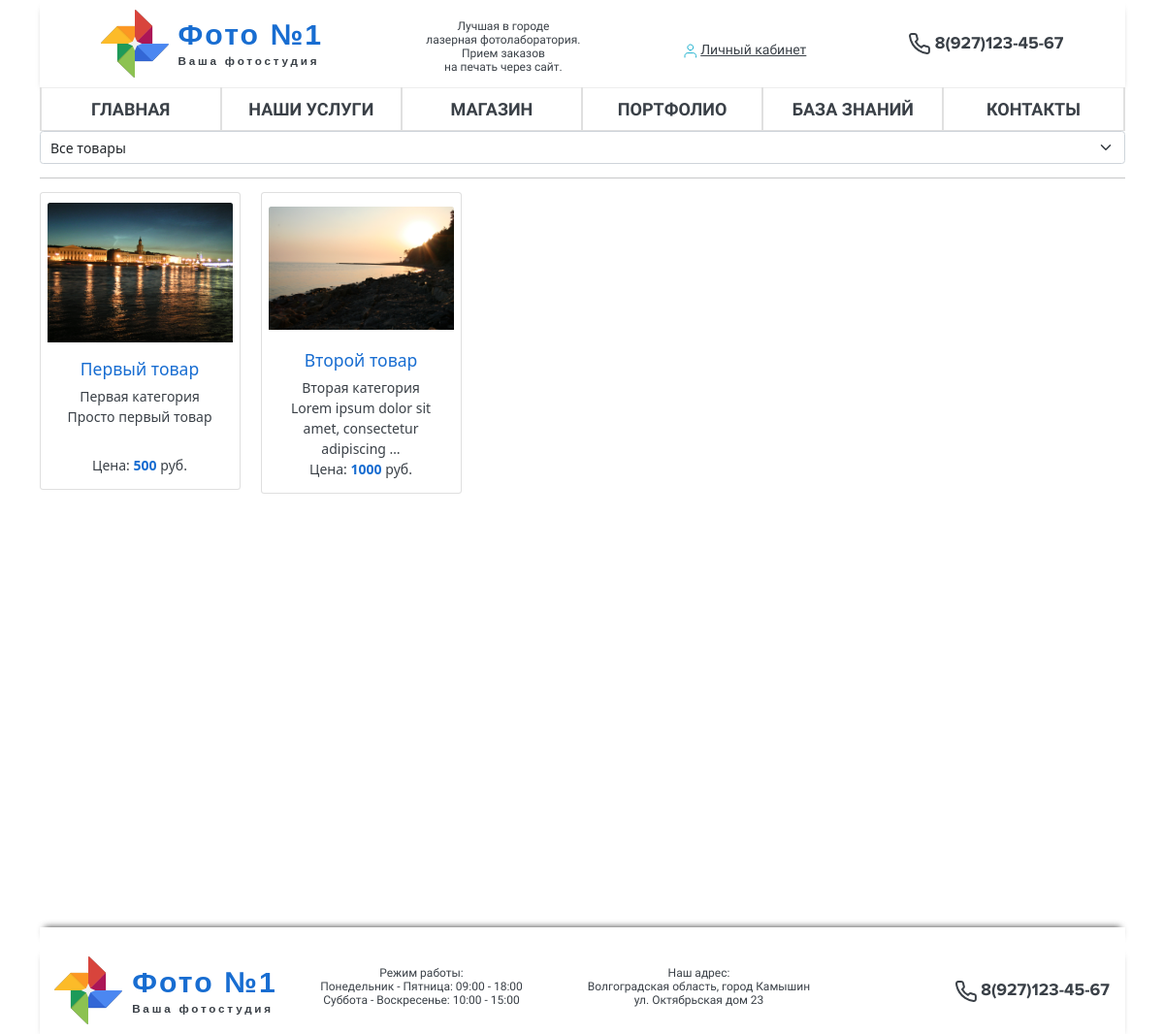
Page /shop/product/ on the committed database.
### shop/models.py (models this page shows, shortened)
class ShopCardPhotos(models.Model):
    show = models.ForeignKey(
        ShopCardModel, on_delete=models.CASCADE, related_name="shop_images"
    )
    photo = models.ImageField(
        verbose_name='Изображение товара', upload_to='shop-photos')

class ShopCardModel(models.Model):
    name = models.CharField(max_length=150, verbose_name='Наименование товара')
    description = models.CharField(
        max_length=1000, verbose_name='Описание товара', null=True, blank=True)
    category = models.CharField(
        max_length=100, verbose_name='Категория товара', null=False)
    price = models.PositiveBigIntegerField(
        blank=True, null=True, verbose_name='Цена')
    class Meta:
        verbose_name = 'Товар в магазине'
        verbose_name_plural = 'Товар в магазине'

### shop/views.py (the view)
# urls.py: path('product/', ProductsViewsList.as_view(), name='product'),
class ProductsViewsList(View):
    def get(self, request):
        cat = ShopCardModel.objects.all()
        products = ShopCardModel.objects.all()
        photos = []
        for i in products:
            photos.append(ShopCardPhotos.objects.filter(show_id=i.id).first())
        context = {
            'products': products,
            'category': cat,
            'products_photos': photos
        }
        return render(request, 'shop/shop-page.html', context)

### user/context_processor.py
class MyAuthenticationForm(AuthenticationForm):
    def __init__(self, *args, **kwargs):
        super(MyAuthenticationForm, self).__init__(*args, **kwargs)
        self.fields['username'].widget = forms.TextInput(
            attrs={'class': 'form-control', 'placeholder': 'Ваш логин'})
        self.fields['password'].widget = forms.PasswordInput(
            attrs={'class': 'form-control', 'placeholder': 'Ваш пароль'})

### user/context_processor.py (called while the page is built)
def link_login(request):
    return {'login_link': MyAuthenticationForm()}

### main/templates/shop/shop-page.html (shortened to what this page needs)
{% extends 'layout/default.html' %} {% load static %} {% block title %}Photo-one / Магазин{% endblock title %} {% block content %}
<main>
  <section>
    <div class="container text-center">
      <select data-csrf="{{ csrf_token }}" class="form-select category-select" onchange="location = this.value;">
          <option value="{% url 'shop:product' %}">Все товары</option>
      </select>
      <div class="text-center">
        <hr class="line" />
      </div>
            <div class="row row-cols-1 row-cols-lg-5 g-4 row-cols-sm-3 row-cols-md-4">
            {% for product in products %}
                <div class="col shop-page">
                <a href="{% url 'shop:detail' product.id %}">
                  <div class="card">
                  {% for photo in products_photos %}
                  {%if photo.show_id == product.id %}
                  <div class="card-image-main p-2 mt-2">
                    <img src="{{ photo.photo.url }}" class="card-img-top" alt="...">
                    </div>
                    {% endif %}
                    {% endfor %}
                    <div class="card-body">
                      <h5 class="card-title">{{ product.name }}</h5>
                      <p class="card-text">{{ product.category }}</p>
                      <p class="card-text card-text-description">{{ product.description|truncatewords:7 }}</p>
                      <p class="card-text">Цена: <strong>{{ product.price }}</strong> руб.</p>
                    </div>
                  </div>
                  </a>
                </div>
            {% endfor %}
      </div>
  </section>
</main>
{% endblock content %}

### main/static/css/style.css (style rules this page uses)
*, *::before, *::after { box-sizing: border-box; }
main { min-height: 100vh; }
main, body, h1, h2, h3, h4, p, ul[class], ol[class], li, figure, figcaption, blockquote, dl, dd { margin: 0; }
html { height: 100%; font-size: 14px; }
body { height: 100%; scroll-behavior: smooth; text-rendering: optimizeSpeed; line-height: 1.5; background: #FFFFFF; display: flex; flex-direction: column; }
a { text-decoration: none; }
img { max-width: 100%; }
input, button, textarea, select { font: inherit; }
main { flex: 1 0 auto; }
.shop-page a { color: #3A4047 !important; }
.card { transition: all 0.3s ease-in-out; min-height: 300px; }
.card-image-main { max-height: 150px; overflow: hidden; display: flex; justify-content: center; align-items: center; }
.card-text-description { min-height: 50px; }
.card-title { color: #186DD1; }
.card-text strong { color: #186DD1; }

### rows in the picture
ShopCardModel: name "Первый товар", category "Первая категория", description "Просто первый товар", price "500"
ShopCardPhotos: photo (picture)
ShopCardModel: name "Второй товар", category "Вторая категория", description "Lorem ipsum dolor sit amet, consectetur adipiscing …", price "1000"
ShopCardPhotos: photo (picture)
